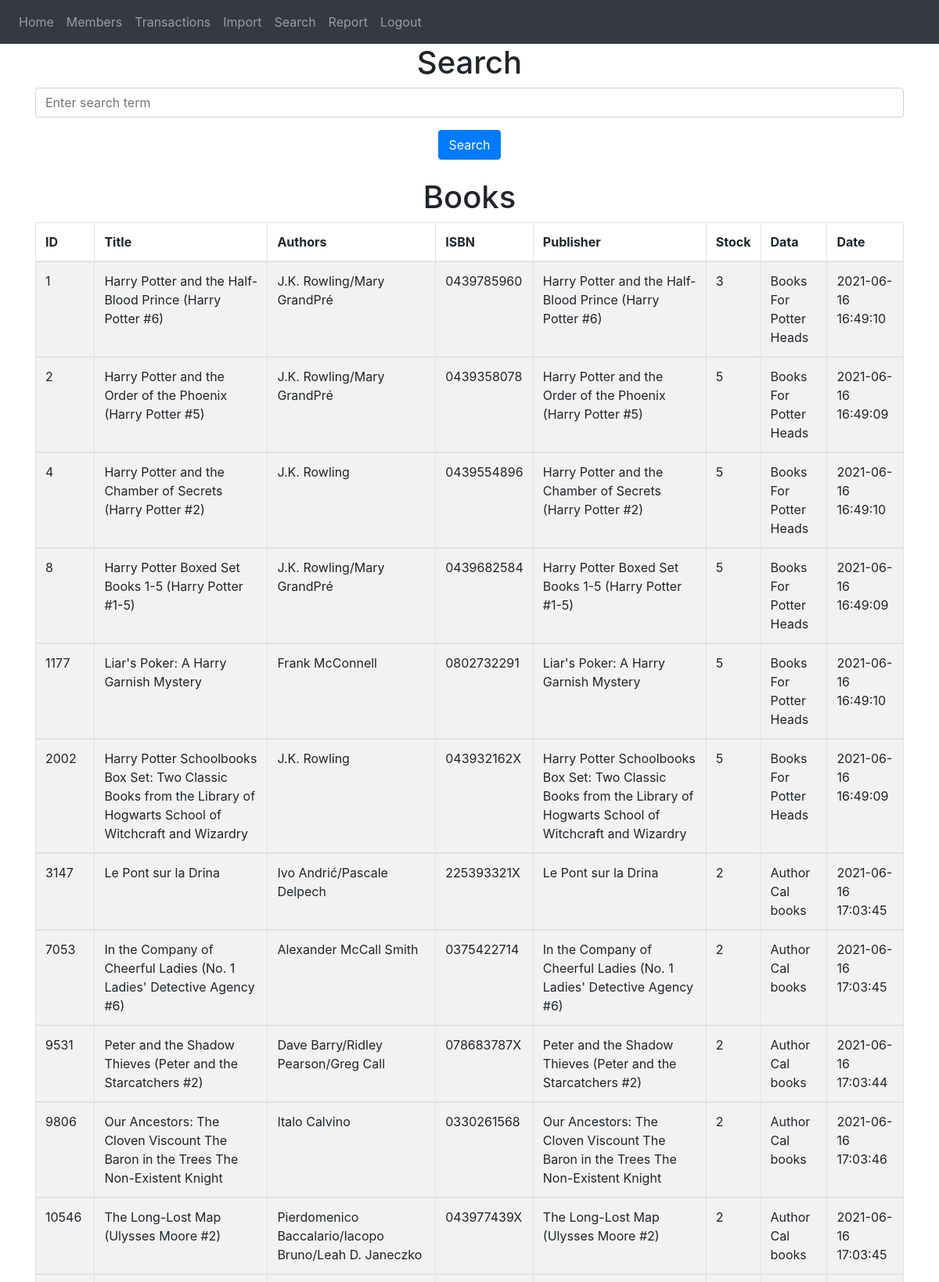
Page /search (signed in, upper part) on the committed database.
### manager/models.py (models this page shows)
class Books(db.Model):
    bookID = db.Column(db.Integer, primary_key=True)
    title = db.Column(db.String(150))
    authors = db.Column(db.String(150))
    isbn = db.Column(db.String(150))
    publisher = db.Column(db.String(150))
    payments = db.Column(db.String(150))
    stock = db.Column(db.String(150))
    data = db.Column(db.String(10000))
    date = db.Column(db.DateTime(timezone=True), default=func.now())
    user_id = db.Column(db.Integer, db.ForeignKey(user))
    trans = db.relationship('Trans', backref='transby')

### manager/operations.py (the view)
@operations.route('/search', methods=['GET', 'POST'])
@login_required
def search():
    books = Books.query.all()
    trans = Trans.query.all()
    members = Members.query.all()
    if request.method == 'POST':
        search_by = request.form.get('search')
        books = Books.query.filter(Books.title.like('%' + search_by + '%'))
        trans = Trans.query.filter(Trans.book_name.like('%' + search_by + '%'))
        members = Members.query.filter(Members.name.like('%' + search_by + '%'))
    return render_template("search.html", user=current_user, books=books, trans=trans, members=members)

### manager/__init__.py (called while the page is built)
def create_app():
    app = Flask(__name__)
    app.config['SECRET_KEY'] = 'secretkey'
    app.config['SQLALCHEMY_DATABASE_URI'] = f'sqlite:///{DB_NAME}'
    db.init_app(app)
    from .views import views
    from .operations import operations
    from .auth import auth
    app.register_blueprint(views, url_prefix='/')
    app.register_blueprint(operations, url_prefix='/')
    app.register_blueprint(auth, url_prefix='/')
    from .models import User, Books, Trans, Members
    create_database(app)
    login_manager = LoginManager()
    login_manager.login_view = 'auth.login'
    login_manager.init_app(app)
    @login_manager.user_loader
    def load_user(id):
        return User.query.get(int(id))
    return app

### manager/templates/search.html (shortened to what this page needs)
{% extends "base.html" %} {% block title %}Search{% endblock %} {% block content %}
<h1 align="center">Search</h1>
<form method="POST" align="center">
  <div class="form-group">
    <input type="text" class="form-control" id="search" name="search" placeholder="Enter search term" required/>
  </div>
  <button type="submit" class="btn btn-primary">Search</button>
</form>
<br>
<h1 align="center">Books</h1>
  <table class="table table-striped table-bordered">
    <thead>
      <tr>
        <th>ID</th>
        <th>Title</th>
        <th>Authors</th>
        <th>ISBN</th>
        <th>Publisher</th>
        <th>Stock</th>
        <th>Data</th>
        <th>Date</th>
      </tr>
    </thead>
    {% for Book in books %}
    <tbody>
      <tr>
        <td>{{ Book.bookID }}</td>
        <td>{{ Book.title }}</td>
        <td>{{ Book.authors }}</td>
        <td>{{ Book.isbn }}</td>
        <td>{{ Book.publisher }}</td>
        <td>{{ Book.stock }}</td>
        <td>{{ Book.data }}</td>
        <td>{{ Book.date }}</td>
      </tr>
    </tbody>
    {% endfor %}
  </table>
{% endblock %}

### rows in the picture
Books: bookID "1", title "Harry Potter and the Half-Blood Prince (Harry Potter #6)", authors "J.K. Rowling/Mary GrandPré", isbn "0439785960", publisher "Harry Potter and the Half-Blood Prince (Harry Potter #6)", stock "3", data "Books For Potter Heads", date "2021-06-16 16:49:10"
Books: bookID "2", title "Harry Potter and the Order of the Phoenix (Harry Potter #5)", authors "J.K. Rowling/Mary GrandPré", isbn "0439358078", publisher "Harry Potter and the Order of the Phoenix (Harry Potter #5)", stock "5", data "Books For Potter Heads", date "2021-06-16 16:49:09"
Books: bookID "4", title "Harry Potter and the Chamber of Secrets (Harry Potter #2)", authors "J.K. Rowling", isbn "0439554896", publisher "Harry Potter and the Chamber of Secrets (Harry Potter #2)", stock "5", data "Books For Potter Heads", date "2021-06-16 16:49:10"
Books: bookID "8", title "Harry Potter Boxed Set Books 1-5 (Harry Potter #1-5)", authors "J.K. Rowling/Mary GrandPré", isbn "0439682584", publisher "Harry Potter Boxed Set Books 1-5 (Harry Potter #1-5)", stock "5", data "Books For Potter Heads", date "2021-06-16 16:49:09"
Books: bookID "1177", title "Liar's Poker: A Harry Garnish Mystery", authors "Frank McConnell", isbn "0802732291", publisher "Liar's Poker: A Harry Garnish Mystery", stock "5", data "Books For Potter Heads", date "2021-06-16 16:49:10"
Books: bookID "2002", title "Harry Potter Schoolbooks Box Set: Two Classic Books from the Library of Hogwarts School of Witchcraft and Wizardry", authors "J.K. Rowling", isbn "043932162X", publisher "Harry Potter Schoolbooks Box Set: Two Classic Books from the Library of Hogwarts School of Witchcraft and Wizardry", stock "5", data "Books For Potter Heads", date "2021-06-16 16:49:09"
Books: bookID "3147", title "Le Pont sur la Drina", authors "Ivo Andrić/Pascale Delpech", isbn "225393321X", publisher "Le Pont sur la Drina", stock "2", data "Author Cal books", date "2021-06-16 17:03:45"
Books: bookID "7053", title "In the Company of Cheerful Ladies (No. 1 Ladies' Detective Agency #6)", authors "Alexander McCall Smith", isbn "0375422714", publisher "In the Company of Cheerful Ladies (No. 1 Ladies' Detective Agency #6)", stock "2", data "Author Cal books", date "2021-06-16 17:03:45"
Books: bookID "9531", title "Peter and the Shadow Thieves (Peter and the Starcatchers #2)", authors "Dave Barry/Ridley Pearson/Greg Call", isbn "078683787X", publisher "Peter and the Shadow Thieves (Peter and the Starcatchers #2)", stock "2", data "Author Cal books", date "2021-06-16 17:03:44"
Books: bookID "9806", title "Our Ancestors: The Cloven Viscount The Baron in the Trees The Non-Existent Knight", authors "Italo Calvino", isbn "0330261568", publisher "Our Ancestors: The Cloven Viscount The Baron in the Trees The Non-Existent Knight", stock "2", data "Author Cal books", date "2021-06-16 17:03:46"
Books: bookID "10546", title "The Long-Lost Map (Ulysses Moore #2)", authors "Pierdomenico Baccalario/Iacopo Bruno/Leah D. Janeczko", isbn "043977439X", publisher "The Long-Lost Map (Ulysses Moore #2)", stock "2", data "Author Cal books", date "2021-06-16 17:03:45"
